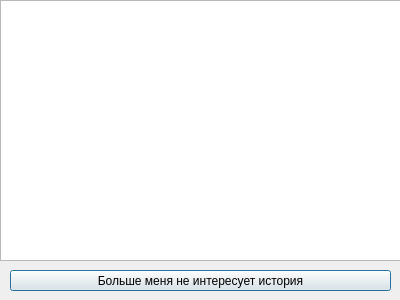
<?xml version="1.0" encoding="UTF-8"?>
<ui version="4.0">
 <class>History</class>
 <widget class="QDialog" name="History">
  <property name="geometry">
   <rect>
    <x>0</x>
    <y>0</y>
    <width>400</width>
    <height>300</height>
   </rect>
  </property>
  <property name="windowTitle">
   <string>Dialog</string>
  </property>
  <widget class="QPushButton" name="pushButton">
   <property name="geometry">
    <rect>
     <x>10</x>
     <y>270</y>
     <width>381</width>
     <height>21</height>
    </rect>
   </property>
   <property name="text">
    <string>Больше меня не интересует история</string>
   </property>
  </widget>
  <widget class="QTextEdit" name="textEdit">
   <property name="geometry">
    <rect>
     <x>0</x>
     <y>0</y>
     <width>401</width>
     <height>261</height>
    </rect>
   </property>
   <property name="readOnly">
    <bool>true</bool>
   </property>
  </widget>
 </widget>
 <resources/>
 <connections>
  <connection>
   <sender>pushButton</sender>
   <signal>clicked()</signal>
   <receiver>History</receiver>
   <slot>close()</slot>
   <hints>
    <hint type="sourcelabel">
     <x>212</x>
     <y>281</y>
    </hint>
    <hint type="destinationlabel">
     <x>3</x>
     <y>260</y>
    </hint>
   </hints>
  </connection>
 </connections>
</ui>
